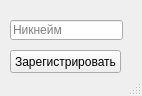
<?xml version="1.0" encoding="UTF-8"?>
<ui version="4.0">
 <class>MainWindow</class>
 <widget class="QMainWindow" name="MainWindow">
  <property name="geometry">
   <rect>
    <x>0</x>
    <y>0</y>
    <width>142</width>
    <height>96</height>
   </rect>
  </property>
  <property name="windowTitle">
   <string>MainWindow</string>
  </property>
  <widget class="QWidget" name="centralwidget">
   <widget class="QLineEdit" name="le1">
    <property name="geometry">
     <rect>
      <x>10</x>
      <y>20</y>
      <width>113</width>
      <height>20</height>
     </rect>
    </property>
    <property name="placeholderText">
     <string>Никнейм</string>
    </property>
   </widget>
   <widget class="QPushButton" name="btn1">
    <property name="geometry">
     <rect>
      <x>10</x>
      <y>50</y>
      <width>111</width>
      <height>23</height>
     </rect>
    </property>
    <property name="text">
     <string>Зарегистрировать</string>
    </property>
   </widget>
  </widget>
  <widget class="QMenuBar" name="menubar">
   <property name="geometry">
    <rect>
     <x>0</x>
     <y>0</y>
     <width>142</width>
     <height>21</height>
    </rect>
   </property>
  </widget>
  <widget class="QStatusBar" name="statusbar"/>
 </widget>
 <resources/>
 <connections/>
</ui>
